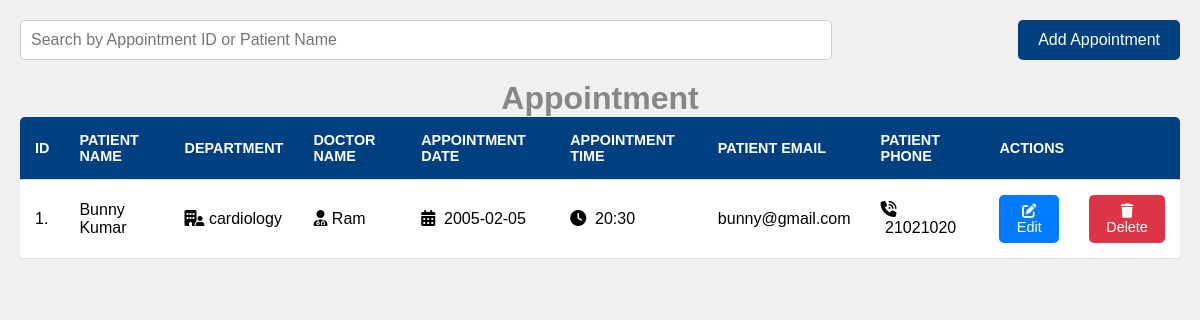
The page /media_files/Appointments_list.php (signed in) on the database its author committed.
### tables this page shows
CREATE TABLE `appointment_db` (
  `id` int(3) NOT NULL,
  `Patient_Name` varchar(205) NOT NULL,
  `Department` varchar(240) NOT NULL,
  `Doctor_Name` varchar(270) NOT NULL,
  `Patient_Address` varchar(400) NOT NULL,
  `Appointment_Date` varchar(40) NOT NULL,
  `Appointment_Time` varchar(60) NOT NULL,
  `Patient_Email` varchar(200) NOT NULL,
  `Patient_Phone` int(20) NOT NULL,
  `Date` datetime NOT NULL DEFAULT current_timestamp(),
  `u_gender` varchar(200) NOT NULL,
  `u_Status` varchar(205) NOT NULL
);

### media_files/Appointments_list.php (the view, shortened to what this page needs)
<!DOCTYPE html>
<html lang="en">
<head>
    <link rel="stylesheet" href="https://cdnjs.cloudflare.com/ajax/libs/font-awesome/6.6.0/css/all.min.css" />
</head>
<body>
    <div class="search-add">
        <input type="text" id="searchInput" placeholder="Search by Appointment ID or Patient Name">
        <button class="add-appointment-btn"><a href="Appointment_list_add.php" target="right" style="text-decoration: none; color:white;">Add Appointment</a></button>
    </div>
<h1 style="text-align: center; color:#848887;">Appointment</h1>
    <div class="table-container">
        <table>
            <thead>
                <tr>
                    <th>ID</th>
                    <th>Patient Name</th>
                    <th>Department</th>
                    <th>Doctor Name</th>
                    <th>Appointment Date</th>
                    <th>Appointment Time</th>
                    <th>Patient Email</th>
                    <th>Patient Phone</th>
                    <th colspan="2" align="center">Actions</th>
                </tr>
            </thead>
            <tbody id="appointmentTable" >
                <?php
                include("conn.php");
                $sqli = "SELECT * FROM appointment_db";
                $data = mysqli_query($conn,$sqli);
                   $snumber = 1;
                while ( $result = mysqli_fetch_assoc($data)) {
                echo "<tr>
                    <td>".$snumber.".</td>
                    <td>".$result['Patient_Name']."</td>
                    <td><i class='fa-solid fa-building-user'></i>&nbsp;".$result['Department']."</td>
                    <td><i class='fa-solid fa-user-doctor'></i>&nbsp;".$result['Doctor_Name']."</td>
                    <td><i class='fa-solid fa-calendar-days'></i>&nbsp; ".$result['Appointment_Date']."</td>
                    <td><i class='fa-solid fa-clock'></i>&nbsp; ".$result['Appointment_Time']."</td>
                    <td>".$result['Patient_Email']."</td>
                    <td><i class='fa-solid fa-phone-volume'></i>&nbsp;".$result['Patient_Phone']."</td>
                    <td>
                        <button class='edit-btn'><i class='fa-solid fa-pen-to-square'></i><a style='text-decoration: none; color:white;' href='appointment_list_edit.php?sn=$result[id] && pp=$result[Patient_Phone] && pn=$result[Patient_Name] && pd=$result[Department] && dn=$result[Doctor_Name] && ad=$result[Appointment_Date] && at=$result[Appointment_Time] && pe=$result[Patient_Email] && pa=$result[Patient_Address]'>Edit</a></button>
                    </td>
                    <td> <button class='delete-btn'><i class='fa-solid fa-trash'></i><a style='text-decoration: none; color:white;' href='appointment_list_delete.php?sn=$result[id]' >Delete</a></button></td>
                </tr>";
$snumber++;
                }
                ?>
            </tbody>
        </table>
    </div>
</body>
</html>

### media_files/Appointments_list.php (style rules this page uses)
* { margin: 0; padding: 0; box-sizing: border-box; font-family: Arial, sans-serif; }
body { background-color: #f0f0f0; padding: 20px; }
.search-add { display: flex; justify-content: space-between; margin-bottom: 20px; }
#searchInput { width: 70%; padding: 10px; border: 1px solid #ccc; border-radius: 5px; font-size: 1rem; }
.add-appointment-btn { background-color: #004080; color: white; padding: 10px 20px; border: none; border-radius: 5px; font-size: 1rem; cursor: pointer; transition: background-color 0.3s ease; }
.table-container { overflow-x: auto; }
table { width: 100%; border-collapse: collapse; background-color: white; border-radius: 5px; overflow: hidden; box-shadow: 0 5px 10px rgba(0, 0, 0, 0.1); }
table th, table td { padding: 15px; text-align: left; border-bottom: 1px solid #ddd; }
table th { background-color: #004080; color: white; text-transform: uppercase; font-size: 0.9rem; }
.edit-btn, .delete-btn { padding: 8px 15px; border: none; border-radius: 5px; cursor: pointer; font-size: 0.9rem; transition: background-color 0.3s ease; }
.edit-btn { background-color: #007bff; color: white; }
.delete-btn { background-color: #dc3545; color: white; }
table tbody tr { animation: rowAppear 0.5s ease; }

### rows shown on the page
appointment_db: Patient_Name "Bunny Kumar", Department "cardiology", Doctor_Name "Ram", Appointment_Date "2005-02-05", Appointment_Time "20:30", Patient_Email "bunny@gmail.com", Patient_Phone "21021020"
